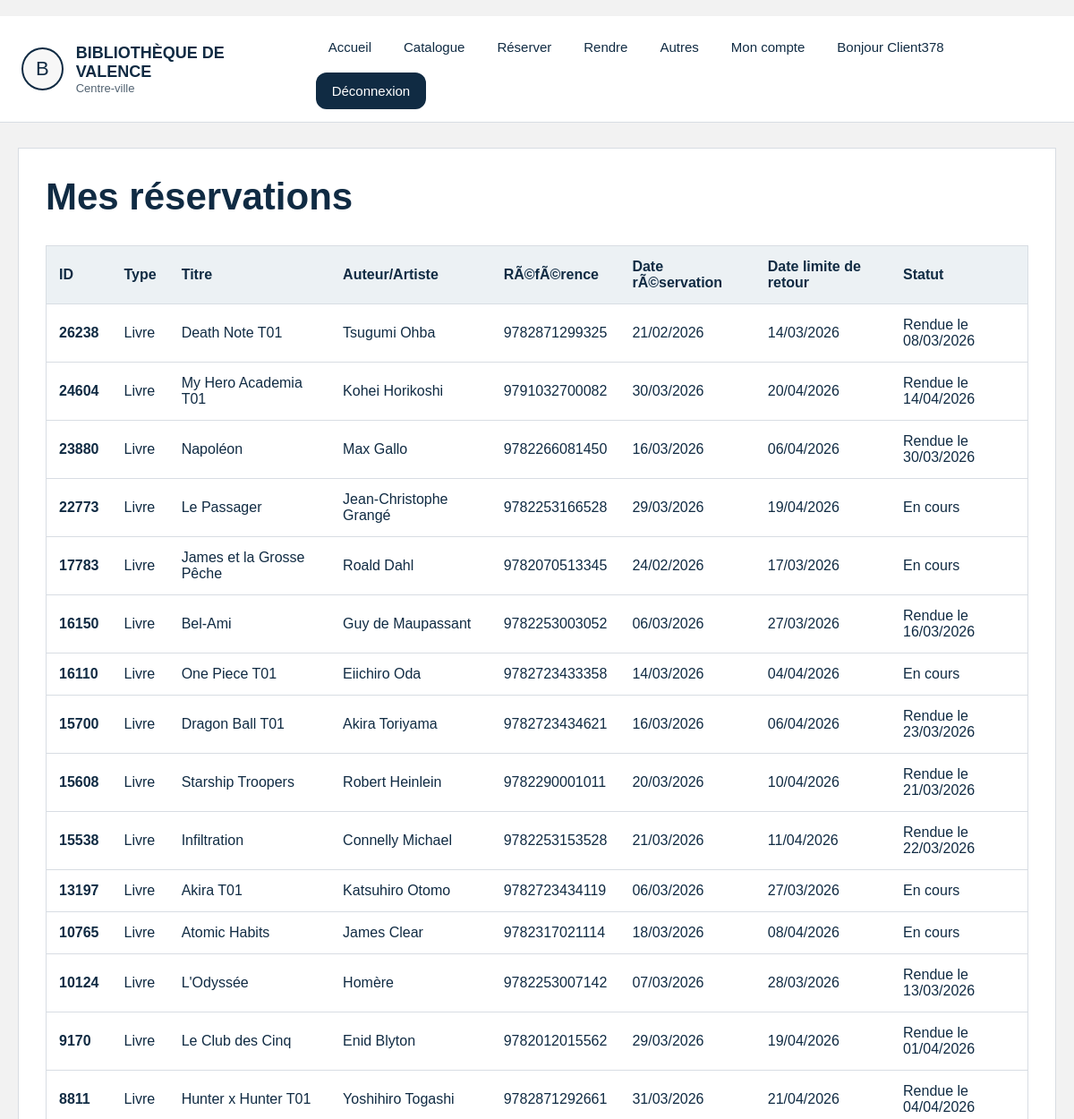
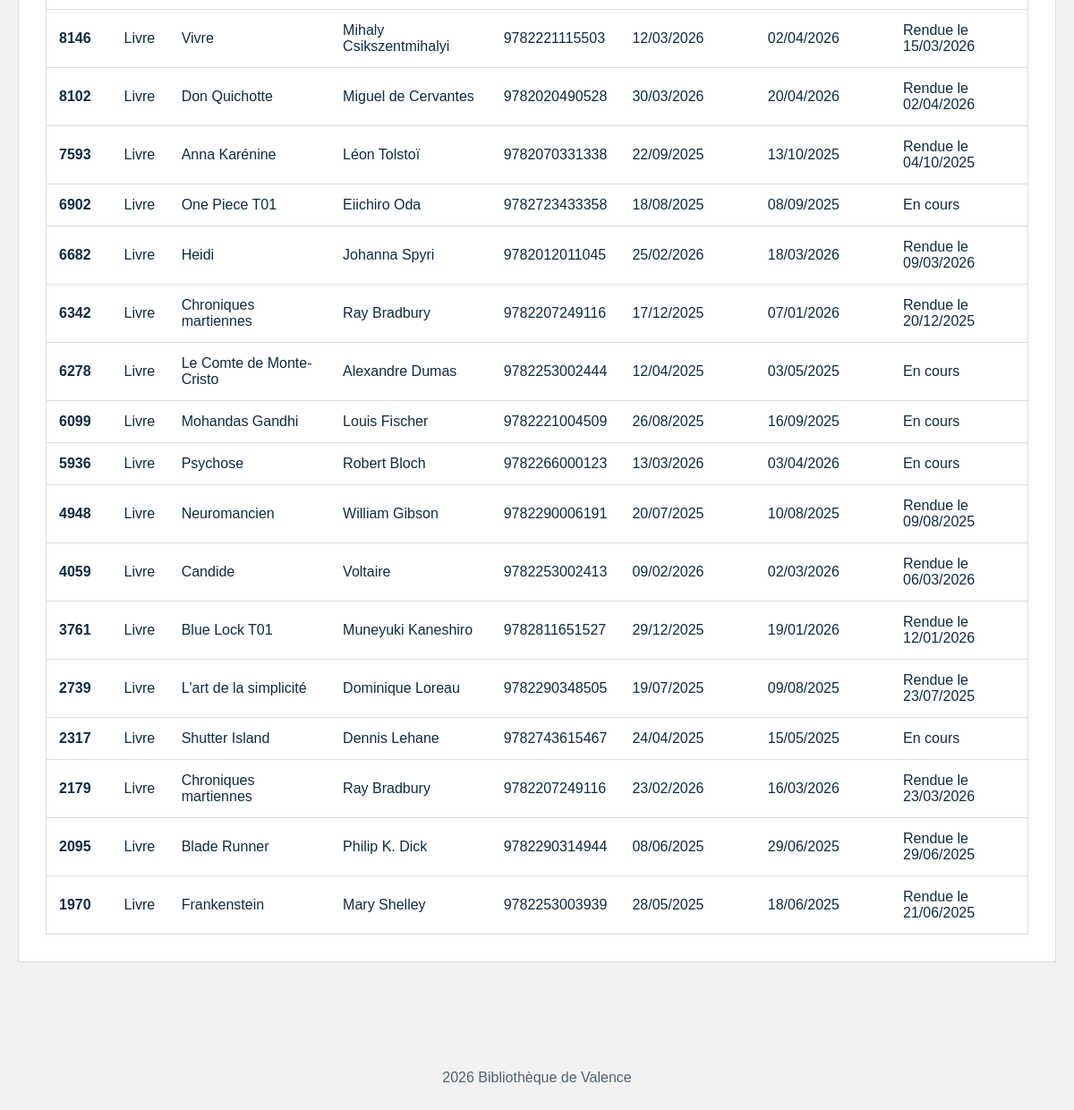
Page /mes_reservations (signed in) on the committed database (2 pictures, top to bottom).
### tables this page shows
CREATE TABLE LIVRE (id_livre INTEGER PRIMARY KEY, nom_livre TEXT, auteur_livre TEXT, maison_edition_livre TEXT, annee_livre NUMERIC, id_categorie NUMERIC REFERENCES CATEGORIE (id_categorie), ISBN_livre NUMERIC, resume TEXT, image TEXT, disponibilité INTEGER, total_exemplaires INTEGER);

CREATE TABLE RESERVATION (id_reservation NUMERIC PRIMARY KEY, date_reservation TEXT, date_de_retour TEXT, "id_client" NUMERIC REFERENCES CLIENT (id_client), bibliotheque_retrait TEXT, date_limite_retour TEXT, date_retour_effective TEXT);

### main.py (the view)
@application.route("/mes_reservations")
def mes_reservations():
    redirection = verifier_connexion()
    if redirection:
        return redirection
    reservations = bdd().execute(
        """
        SELECT type_media, id_reservation, nom_media, auteur_media, reference_media, date_reservation, date_limite_retour, date_retour_effective
        FROM VUE_MES_RESERVATIONS
        WHERE id_client = ?
        ORDER BY id_reservation DESC
        """,
        (session["utilisateur"]["id"],),
    ).fetchall()
    return render_template("mes_reservations.html", reservations=reservations)

### fonctions.py (called while the page is built)
def bdd(base_path=BASE_DONNEES):
    if "bdd" not in g:
        g.bdd = sqlite3.connect(base_path)
        g.bdd.row_factory = sqlite3.Row
    return g.bdd

def fermer_bdd(_erreur=None):
    connexion = g.pop("bdd", None)
    if connexion:
        connexion.close()

def faire_slug(texte):
    return "-".join(str(texte).strip().lower().split())

def categories_menu(base_path=BASE_DONNEES):
    try:
        lignes = bdd(base_path).execute(
            "SELECT id_categorie, nom_categorie FROM CATEGORIE ORDER BY id_categorie"
        ).fetchall()
    except Exception:
        return []
    return [
        {
            "id": l["id_categorie"],
            "nom": l["nom_categorie"],
            "categorie_url": faire_slug(l["nom_categorie"]),
        }
        for l in lignes
    ]

def verifier_connexion():
    if "utilisateur" not in session:
        return redirect(url_for("connexion", next=request.path))
    return None

def contexte_global(base_path=BASE_DONNEES):
    return {
        "utilisateur": session.get("utilisateur"),
        "admin_connecte": bool(session.get("admin")),
        "menu_categories": categories_menu(base_path),
    }

### main.py (called while the page is built)
@application.teardown_appcontext
def nettoyage_bdd(_erreur):
    fermer_bdd(_erreur)

@application.context_processor
def injecter_contexte():
    return contexte_global()

### templates/mes_reservations.html (shortened to what this page needs)
﻿{% extends "base.html" %}
{% block content %}
<h1>Mes réservations</h1>
<div class="table-conteneur">
    <table class="tableau-horaires">
        <thead>
            <tr>
                <th>ID</th>
                <th>Type</th>
                <th>Titre</th>
                <th>Auteur/Artiste</th>
                <th>RÃ©fÃ©rence</th>
                <th>Date rÃ©servation</th>
                <th>Date limite de retour</th>
                <th>Statut</th>
            </tr>
        </thead>
        <tbody>
            {% for r in reservations %}
            <tr>
                <td>{{ r['id_reservation'] }}</td>
                <td>{{ r['type_media'] }}</td>
                <td>{{ r['nom_media'] }}</td>
                <td>{{ r['auteur_media'] or '-' }}</td>
                <td>{{ r['reference_media'] }}</td>
                <td>{{ r['date_reservation'] }}</td>
                <td>{{ r['date_limite_retour'] or '-' }}</td>
                <td>
                    {% if r['date_retour_effective'] %}
                        Rendue le {{ r['date_retour_effective'] }}
                    {% else %}
                        En cours
                    {% endif %}
                </td>
            </tr>
            {% else %}
            <tr>
                <td colspan="8">Aucune réservation pour le moment.</td>
            </tr>
            {% endfor %}
        </tbody>
    </table>
</div>
{% endblock %}

### static/style.css (style rules this page uses)
* { box-sizing:border-box; }
body { margin:0; font-family:Arial, sans-serif; background:var(--fond); color:var(--bleu); }
.bloc-principal h1 { margin:0 0 10px 0; font-size:42px; }
.tableau-horaires { width:100%; border-collapse:collapse; background:var(--blanc); border:1px solid var(--gris-clair); margin-top:20px; }
.tableau-horaires th, .tableau-horaires td { padding:14px; border-bottom:1px solid var(--gris-clair); text-align:left; }
.tableau-horaires th { background:#ecf1f4; }
.tableau-horaires td:first-child { font-weight:bold; color:var(--bleu); }
.table-conteneur { overflow:auto; }

### rows in the picture
LIVRE: id_reservation "26238", type_media "Livre", nom_media "Death Note T01", auteur_livre "Tsugumi Ohba", reference_media "9782871299325", date_reservation "21/02/2026", r "14/03/2026", date_retour_effective "08/03/2026"
LIVRE: id_reservation "24604", type_media "Livre", nom_media "My Hero Academia T01", auteur_livre "Kohei Horikoshi", reference_media "9791032700082", date_reservation "30/03/2026", r "20/04/2026", date_retour_effective "14/04/2026"
LIVRE: id_reservation "23880", type_media "Livre", nom_media "Napoléon", auteur_livre "Max Gallo", reference_media "9782266081450", date_reservation "16/03/2026", r "06/04/2026", date_retour_effective "30/03/2026"
LIVRE: id_reservation "22773", type_media "Livre", nom_media "Le Passager", auteur_livre "Jean-Christophe Grangé", reference_media "9782253166528", date_reservation "29/03/2026", r "19/04/2026", shows "En cours"
LIVRE: id_reservation "17783", type_media "Livre", nom_media "James et la Grosse Pêche", auteur_livre "Roald Dahl", reference_media "9782070513345", date_reservation "24/02/2026", r "17/03/2026", shows "En cours"
LIVRE: id_reservation "16150", type_media "Livre", nom_media "Bel-Ami", auteur_livre "Guy de Maupassant", reference_media "9782253003052", date_reservation "06/03/2026", r "27/03/2026", date_retour_effective "16/03/2026"
LIVRE: id_reservation "16110", type_media "Livre", nom_media "One Piece T01", auteur_livre "Eiichiro Oda", reference_media "9782723433358", date_reservation "14/03/2026", r "04/04/2026", shows "En cours", id_reservation "6902", date_reservation "18/08/2025", r "08/09/2025"
LIVRE: id_reservation "15700", type_media "Livre", nom_media "Dragon Ball T01", auteur_livre "Akira Toriyama", reference_media "9782723434621", date_reservation "16/03/2026", r "06/04/2026", date_retour_effective "23/03/2026"
LIVRE: id_reservation "15608", type_media "Livre", nom_media "Starship Troopers", auteur_livre "Robert Heinlein", reference_media "9782290001011", date_reservation "20/03/2026", r "10/04/2026", date_retour_effective "21/03/2026"
LIVRE: id_reservation "15538", type_media "Livre", nom_media "Infiltration", auteur_livre "Connelly Michael", reference_media "9782253153528", date_reservation "21/03/2026", r "11/04/2026", date_retour_effective "22/03/2026"
LIVRE: id_reservation "13197", type_media "Livre", nom_media "Akira T01", auteur_livre "Katsuhiro Otomo", reference_media "9782723434119", date_reservation "06/03/2026", r "27/03/2026", shows "En cours"
LIVRE: id_reservation "10765", type_media "Livre", nom_media "Atomic Habits", auteur_livre "James Clear", reference_media "9782317021114", date_reservation "18/03/2026", r "08/04/2026", shows "En cours"
LIVRE: id_reservation "10124", type_media "Livre", nom_media "L'Odyssée", auteur_livre "Homère", reference_media "9782253007142", date_reservation "07/03/2026", r "28/03/2026", date_retour_effective "13/03/2026"
LIVRE: id_reservation "9170", type_media "Livre", nom_media "Le Club des Cinq", auteur_livre "Enid Blyton", reference_media "9782012015562", date_reservation "29/03/2026", r "19/04/2026", date_retour_effective "01/04/2026"
LIVRE: id_reservation "8811", type_media "Livre", nom_media "Hunter x Hunter T01", auteur_livre "Yoshihiro Togashi", reference_media "9782871292661", date_reservation "31/03/2026", r "21/04/2026", date_retour_effective "04/04/2026"
LIVRE: id_reservation "8146", type_media "Livre", nom_media "Vivre", auteur_livre "Mihaly Csikszentmihalyi", reference_media "9782221115503", date_reservation "12/03/2026", r "02/04/2026", date_retour_effective "15/03/2026"
LIVRE: id_reservation "8102", type_media "Livre", nom_media "Don Quichotte", auteur_livre "Miguel de Cervantes", reference_media "9782020490528", date_reservation "30/03/2026", r "20/04/2026", date_retour_effective "02/04/2026"
LIVRE: id_reservation "7593", type_media "Livre", nom_media "Anna Karénine", auteur_livre "Léon Tolstoï", reference_media "9782070331338", date_reservation "22/09/2025", r "13/10/2025", date_retour_effective "04/10/2025"
LIVRE: id_reservation "6682", type_media "Livre", nom_media "Heidi", auteur_livre "Johanna Spyri", reference_media "9782012011045", date_reservation "25/02/2026", r "18/03/2026", date_retour_effective "09/03/2026"
LIVRE: id_reservation "6342", type_media "Livre", nom_media "Chroniques martiennes", auteur_livre "Ray Bradbury", reference_media "9782207249116", date_reservation "17/12/2025", r "07/01/2026", date_retour_effective "20/12/2025"
LIVRE: id_reservation "6278", type_media "Livre", nom_media "Le Comte de Monte-Cristo", auteur_livre "Alexandre Dumas", reference_media "9782253002444", date_reservation "12/04/2025", r "03/05/2025", shows "En cours"
LIVRE: id_reservation "6099", type_media "Livre", nom_media "Mohandas Gandhi", auteur_livre "Louis Fischer", reference_media "9782221004509", date_reservation "26/08/2025", r "16/09/2025", shows "En cours"
LIVRE: id_reservation "5936", type_media "Livre", nom_media "Psychose", auteur_livre "Robert Bloch", reference_media "9782266000123", date_reservation "13/03/2026", r "03/04/2026", shows "En cours"
LIVRE: id_reservation "4948", type_media "Livre", nom_media "Neuromancien", auteur_livre "William Gibson", reference_media "9782290006191", date_reservation "20/07/2025", r "10/08/2025", date_retour_effective "09/08/2025"
LIVRE: id_reservation "4059", type_media "Livre", nom_media "Candide", auteur_livre "Voltaire", reference_media "9782253002413", date_reservation "09/02/2026", r "02/03/2026", date_retour_effective "06/03/2026"
RESERVATION: id_reservation "3761", type_media "Livre", nom_media "Blue Lock T01", auteur_livre "Muneyuki Kaneshiro", reference_media "9782811651527", date_reservation "29/12/2025", date_limite_retour "19/01/2026", date_retour_effective "12/01/2026"
RESERVATION: id_reservation "2739", type_media "Livre", nom_media "L'art de la simplicité", auteur_livre "Dominique Loreau", reference_media "9782290348505", date_reservation "19/07/2025", date_limite_retour "09/08/2025", date_retour_effective "23/07/2025"
RESERVATION: id_reservation "2317", type_media "Livre", nom_media "Shutter Island", auteur_livre "Dennis Lehane", reference_media "9782743615467", date_reservation "24/04/2025", date_limite_retour "15/05/2025", shows "En cours"
RESERVATION: id_reservation "2179", type_media "Livre", nom_media "Chroniques martiennes", auteur_livre "Ray Bradbury", reference_media "9782207249116", date_reservation "23/02/2026", date_limite_retour "16/03/2026", date_retour_effective "23/03/2026"
RESERVATION: id_reservation "2095", type_media "Livre", nom_media "Blade Runner", auteur_livre "Philip K. Dick", reference_media "9782290314944", date_reservation "08/06/2025", date_limite_retour "29/06/2025", date_retour_effective "29/06/2025"
RESERVATION: id_reservation "1970", type_media "Livre", nom_media "Frankenstein", auteur_livre "Mary Shelley", reference_media "9782253003939", date_reservation "28/05/2025", date_limite_retour "18/06/2025", date_retour_effective "21/06/2025"

### other values in the picture
{{ utilisateur.prenom }} "Client378"
